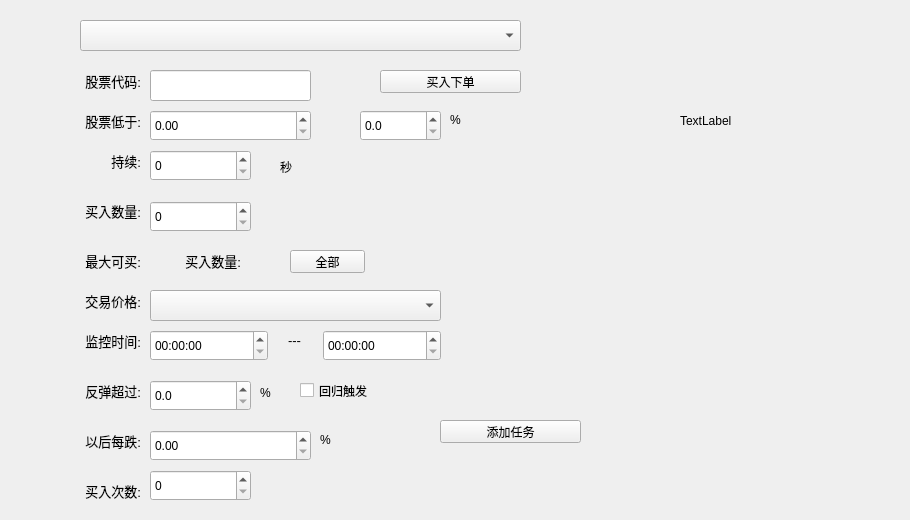
    <widget class="QWidget" name="tab_buytask">
     <attribute name="title">
      <string>买入任务</string>
     </attribute>
     <widget class="QLabel" name="label_buytask_stock">
      <property name="geometry">
       <rect>
        <x>70</x>
        <y>70</y>
        <width>71</width>
        <height>21</height>
       </rect>
      </property>
      <property name="font">
       <font>
        <pointsize>10</pointsize>
       </font>
      </property>
      <property name="text">
       <string>股票代码:</string>
      </property>
      <property name="alignment">
       <set>Qt::AlignRight|Qt::AlignTrailing|Qt::AlignVCenter</set>
      </property>
     </widget>
     <widget class="QComboBox" name="combox_buy_type">
      <property name="geometry">
       <rect>
        <x>80</x>
        <y>20</y>
        <width>441</width>
        <height>31</height>
       </rect>
      </property>
     </widget>
     <widget class="QLineEdit" name="le_buytask_stock">
      <property name="geometry">
       <rect>
        <x>150</x>
        <y>70</y>
        <width>161</width>
        <height>31</height>
       </rect>
      </property>
     </widget>
     <widget class="QLabel" name="label_buytask_show_pic">
      <property name="geometry">
       <rect>
        <x>680</x>
        <y>0</y>
        <width>221</width>
        <height>241</height>
       </rect>
      </property>
      <property name="text">
       <string>TextLabel</string>
      </property>
     </widget>
     <widget class="QPushButton" name="pbtn_add_buytask">
      <property name="geometry">
       <rect>
        <x>440</x>
        <y>420</y>
        <width>141</width>
        <height>23</height>
       </rect>
      </property>
      <property name="text">
       <string>添加任务</string>
      </property>
     </widget>
     <widget class="QWidget" name="wid_bt_retreat" native="true">
      <property name="geometry">
       <rect>
        <x>50</x>
        <y>370</y>
        <width>401</width>
        <height>41</height>
       </rect>
      </property>
      <widget class="QCheckBox" name="cb_bt_back_alert_trigger">
       <property name="geometry">
        <rect>
         <x>250</x>
         <y>10</y>
         <width>111</width>
         <height>21</height>
        </rect>
       </property>
       <property name="text">
        <string>回归触发</string>
       </property>
      </widget>
      <widget class="QDoubleSpinBox" name="spinBox_bt_retreat">
       <property name="geometry">
        <rect>
         <x>100</x>
         <y>10</y>
         <width>101</width>
         <height>31</height>
        </rect>
       </property>
       <property name="decimals">
        <number>1</number>
       </property>
       <property name="maximum">
        <double>100.000000000000000</double>
       </property>
      </widget>
      <widget class="QLabel" name="label_retreat_bfh_2">
       <property name="geometry">
        <rect>
         <x>210</x>
         <y>13</y>
         <width>31</width>
         <height>20</height>
        </rect>
       </property>
       <property name="text">
        <string>%</string>
       </property>
      </widget>
      <widget class="QLabel" name="label_bt_retreat">
       <property name="geometry">
        <rect>
         <x>20</x>
         <y>10</y>
         <width>71</width>
         <height>21</height>
        </rect>
       </property>
       <property name="font">
        <font>
         <pointsize>10</pointsize>
        </font>
       </property>
       <property name="text">
        <string>反弹超过:</string>
       </property>
       <property name="alignment">
        <set>Qt::AlignRight|Qt::AlignTrailing|Qt::AlignVCenter</set>
       </property>
      </widget>
     </widget>
     <widget class="QWidget" name="wid_bt_step_range" native="true">
      <property name="geometry">
       <rect>
        <x>50</x>
        <y>430</y>
        <width>391</width>
        <height>81</height>
       </rect>
      </property>
      <widget class="QLabel" name="label_bt_step_range">
       <property name="geometry">
        <rect>
         <x>20</x>
         <y>0</y>
         <width>71</width>
         <height>21</height>
        </rect>
       </property>
       <property name="font">
        <font>
         <pointsize>10</pointsize>
        </font>
       </property>
       <property name="text">
        <string>以后每跌:</string>
       </property>
       <property name="alignment">
        <set>Qt::AlignRight|Qt::AlignTrailing|Qt::AlignVCenter</set>
       </property>
      </widget>
      <widget class="QDoubleSpinBox" name="dbspbox_bt_step_range">
       <property name="geometry">
        <rect>
         <x>100</x>
         <y>0</y>
         <width>161</width>
         <height>31</height>
        </rect>
       </property>
       <property name="decimals">
        <number>2</number>
       </property>
       <property name="maximum">
        <double>999.990000000000009</double>
       </property>
      </widget>
      <widget class="QLabel" name="step_range_bfh_2">
       <property name="geometry">
        <rect>
         <x>270</x>
         <y>0</y>
         <width>31</width>
         <height>20</height>
        </rect>
       </property>
       <property name="text">
        <string>%</string>
       </property>
      </widget>
      <widget class="QLabel" name="label_bt_times">
       <property name="geometry">
        <rect>
         <x>20</x>
         <y>50</y>
         <width>71</width>
         <height>21</height>
        </rect>
       </property>
       <property name="font">
        <font>
         <pointsize>10</pointsize>
        </font>
       </property>
       <property name="text">
        <string>买入次数:</string>
       </property>
       <property name="alignment">
        <set>Qt::AlignRight|Qt::AlignTrailing|Qt::AlignVCenter</set>
       </property>
      </widget>
      <widget class="QSpinBox" name="spinBox_buytask_times">
       <property name="geometry">
        <rect>
         <x>100</x>
         <y>40</y>
         <width>101</width>
         <height>31</height>
        </rect>
       </property>
      </widget>
     </widget>
     <widget class="QWidget" name="wid_bt_mid_line" native="true">
      <property name="geometry">
       <rect>
        <x>50</x>
        <y>150</y>
        <width>391</width>
        <height>221</height>
       </rect>
      </property>
      <widget class="QLabel" name="lab_buytask_quantity">
       <property name="geometry">
        <rect>
         <x>0</x>
         <y>50</y>
         <width>91</width>
         <height>21</height>
        </rect>
       </property>
       <property name="font">
        <font>
         <pointsize>10</pointsize>
        </font>
       </property>
       <property name="text">
        <string>买入数量:</string>
       </property>
       <property name="alignment">
        <set>Qt::AlignRight|Qt::AlignTrailing|Qt::AlignVCenter</set>
       </property>
      </widget>
      <widget class="QLabel" name="label_buytask_total_num">
       <property name="geometry">
        <rect>
         <x>100</x>
         <y>100</y>
         <width>91</width>
         <height>21</height>
        </rect>
       </property>
       <property name="font">
        <font>
         <pointsize>10</pointsize>
        </font>
       </property>
       <property name="text">
        <string>买入数量:</string>
       </property>
       <property name="alignment">
        <set>Qt::AlignRight|Qt::AlignTrailing|Qt::AlignVCenter</set>
       </property>
      </widget>
      <widget class="QComboBox" name="combox_bt_price_level">
       <property name="geometry">
        <rect>
         <x>100</x>
         <y>140</y>
         <width>291</width>
         <height>31</height>
        </rect>
       </property>
      </widget>
      <widget class="QLabel" name="label_buytask_monitor_time">
       <property name="geometry">
        <rect>
         <x>0</x>
         <y>180</y>
         <width>91</width>
         <height>21</height>
        </rect>
       </property>
       <property name="font">
        <font>
         <pointsize>10</pointsize>
        </font>
       </property>
       <property name="text">
        <string>监控时间:</string>
       </property>
       <property name="alignment">
        <set>Qt::AlignRight|Qt::AlignTrailing|Qt::AlignVCenter</set>
       </property>
      </widget>
      <widget class="QLabel" name="label_price_level_2">
       <property name="geometry">
        <rect>
         <x>0</x>
         <y>140</y>
         <width>91</width>
         <height>21</height>
        </rect>
       </property>
       <property name="font">
        <font>
         <pointsize>10</pointsize>
        </font>
       </property>
       <property name="text">
        <string>交易价格:</string>
       </property>
       <property name="alignment">
        <set>Qt::AlignRight|Qt::AlignTrailing|Qt::AlignVCenter</set>
       </property>
      </widget>
      <widget class="QLabel" name="label_21">
       <property name="geometry">
        <rect>
         <x>230</x>
         <y>180</y>
         <width>21</width>
         <height>21</height>
        </rect>
       </property>
       <property name="font">
        <font>
         <pointsize>10</pointsize>
        </font>
       </property>
       <property name="text">
        <string>---</string>
       </property>
       <property name="alignment">
        <set>Qt::AlignRight|Qt::AlignTrailing|Qt::AlignVCenter</set>
       </property>
      </widget>
      <widget class="QTimeEdit" name="timeEdit_buytask_begin">
       <property name="geometry">
        <rect>
         <x>100</x>
         <y>180</y>
         <width>118</width>
         <height>31</height>
        </rect>
       </property>
      </widget>
      <widget class="QTimeEdit" name="timeEdit_buytask_end">
       <property name="geometry">
        <rect>
         <x>273</x>
         <y>180</y>
         <width>118</width>
         <height>31</height>
        </rect>
       </property>
      </widget>
      <widget class="QLabel" name="label_continue_time_2">
       <property name="geometry">
        <rect>
         <x>20</x>
         <y>0</y>
         <width>71</width>
         <height>21</height>
        </rect>
       </property>
       <property name="font">
        <font>
         <pointsize>10</pointsize>
        </font>
       </property>
       <property name="text">
        <string>持续:</string>
       </property>
       <property name="alignment">
        <set>Qt::AlignRight|Qt::AlignTrailing|Qt::AlignVCenter</set>
       </property>
      </widget>
      <widget class="QSpinBox" name="spinBox_buytask_continue_time">
       <property name="geometry">
        <rect>
         <x>100</x>
         <y>0</y>
         <width>101</width>
         <height>31</height>
        </rect>
       </property>
      </widget>
      <widget class="QLabel" name="label_22">
       <property name="geometry">
        <rect>
         <x>230</x>
         <y>10</y>
         <width>46</width>
         <height>13</height>
        </rect>
       </property>
       <property name="text">
        <string>秒</string>
       </property>
      </widget>
      <widget class="QSpinBox" name="spinBox_buytask_quantity">
       <property name="geometry">
        <rect>
         <x>100</x>
         <y>51</y>
         <width>101</width>
         <height>31</height>
        </rect>
       </property>
      </widget>
      <widget class="QLabel" name="label_19">
       <property name="geometry">
        <rect>
         <x>0</x>
         <y>100</y>
         <width>91</width>
         <height>21</height>
        </rect>
       </property>
       <property name="font">
        <font>
         <pointsize>10</pointsize>
        </font>
       </property>
       <property name="text">
        <string>最大可买:</string>
       </property>
       <property name="alignment">
        <set>Qt::AlignRight|Qt::AlignTrailing|Qt::AlignVCenter</set>
       </property>
      </widget>
      <widget class="QPushButton" name="pbtn_buytask_all_quantity">
       <property name="geometry">
        <rect>
         <x>240</x>
         <y>100</y>
         <width>75</width>
         <height>23</height>
        </rect>
       </property>
       <property name="text">
        <string>全部</string>
       </property>
      </widget>
     </widget>
     <widget class="QWidget" name="wid_buytask_price" native="true">
      <property name="geometry">
       <rect>
        <x>50</x>
        <y>100</y>
        <width>421</width>
        <height>51</height>
       </rect>
      </property>
      <widget class="QDoubleSpinBox" name="dbspbox_buytask_alert_price">
       <property name="geometry">
        <rect>
         <x>100</x>
         <y>10</y>
         <width>161</width>
         <height>31</height>
        </rect>
       </property>
       <property name="decimals">
        <number>2</number>
       </property>
       <property name="maximum">
        <double>999.990000000000009</double>
       </property>
      </widget>
      <widget class="QDoubleSpinBox" name="dbspbox_buytask_alert_percent">
       <property name="geometry">
        <rect>
         <x>310</x>
         <y>10</y>
         <width>81</width>
         <height>31</height>
        </rect>
       </property>
       <property name="decimals">
        <number>1</number>
       </property>
       <property name="maximum">
        <double>1000.000000000000000</double>
       </property>
      </widget>
      <widget class="QLabel" name="label_alert_bfh_2">
       <property name="geometry">
        <rect>
         <x>400</x>
         <y>10</y>
         <width>31</width>
         <height>20</height>
        </rect>
       </property>
       <property name="text">
        <string>%</string>
       </property>
      </widget>
      <widget class="QLabel" name="label_buytask_alert_price">
       <property name="geometry">
        <rect>
         <x>20</x>
         <y>10</y>
         <width>71</width>
         <height>21</height>
        </rect>
       </property>
       <property name="font">
        <font>
         <pointsize>10</pointsize>
        </font>
       </property>
       <property name="text">
        <string>股票低于:</string>
       </property>
       <property name="alignment">
        <set>Qt::AlignRight|Qt::AlignTrailing|Qt::AlignVCenter</set>
       </property>
      </widget>
     </widget>
     <widget class="QPushButton" name="pbtn_buy_stock">
      <property name="geometry">
       <rect>
        <x>380</x>
        <y>70</y>
        <width>141</width>
        <height>23</height>
       </rect>
      </property>
      <property name="text">
       <string>买入下单</string>
      </property>
     </widget>
    </widget>
